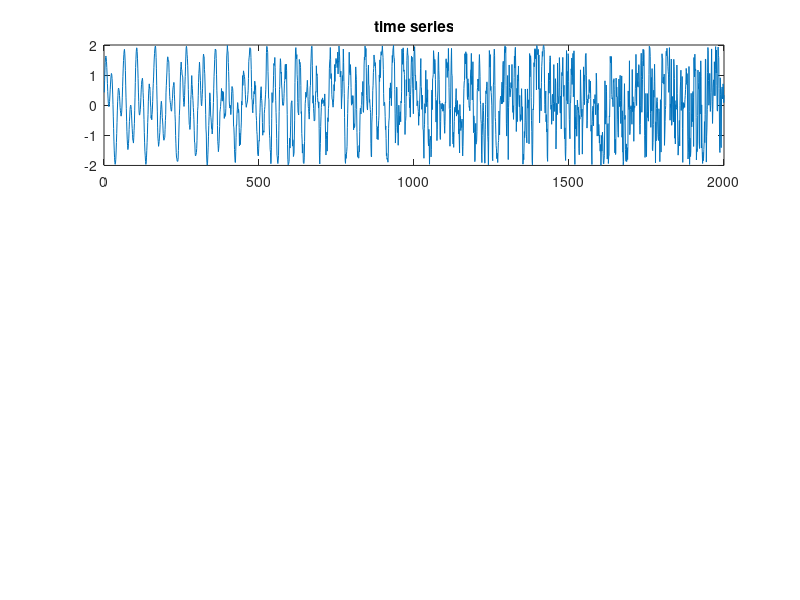

Reproduce this figure in MATLAB. (Note: this script raises an error after producing the figure.)
function demoARlds
%DEMOARLDS demo of fitting an autoregressive model to data
figure
% generate from an AR LDS
L=3; % number of AR coefficients
T=2000; % number of timepoints
sigma2V=0.001; % output noise
sigma2H=0.0001; % AR coefficient transition noise

% generate some training data:
r=rand; r2=rand;
x=1:T;
for t=1:T
	v(t)=sin(0.5*x(t)*r)+sin(0.5*x(t)*r2)+0.001*randn; 
	r=r+0.001*randn; r2=r2+0.001*randn;
end
subplot(3,1,1); plot(v); title('time series')

% Learn the AR coefficients:
[f g]=ARlds(v,L,sigma2V,sigma2H);

subplot(3,1,2);imagesc(f); title('filtered AR coefficients')
subplot(3,1,3);imagesc(g);title('smoothed AR coefficients')